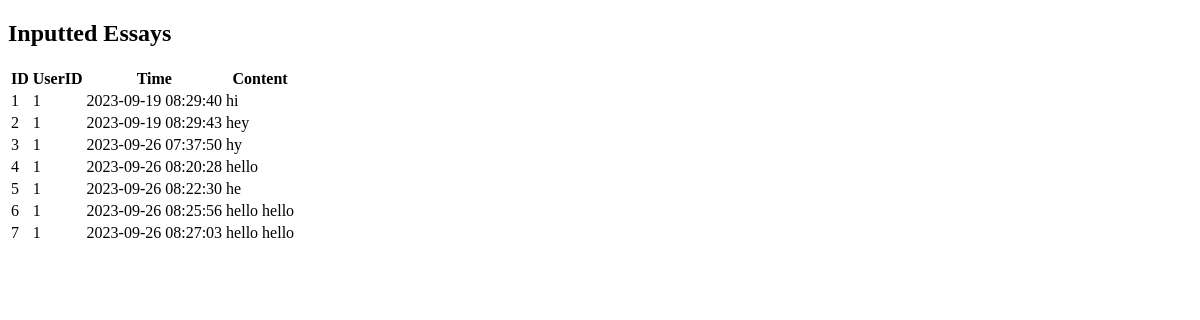
The app's page /printEssay, older data.
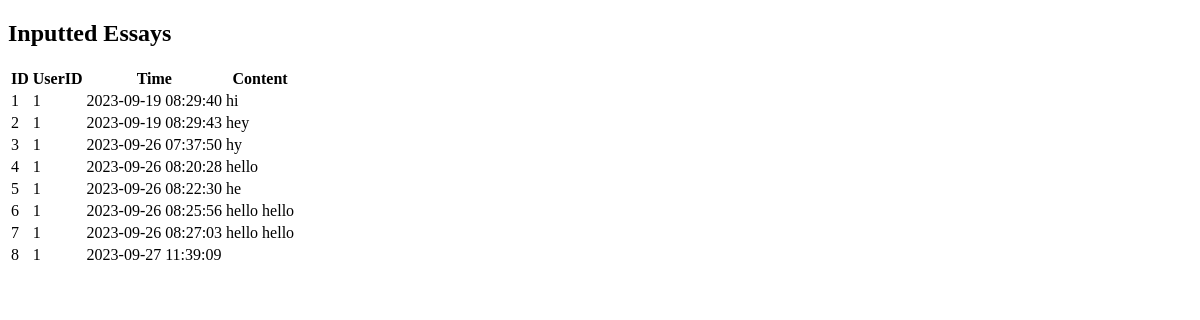
The same page, newer data.
### tables this page shows
CREATE TABLE essay (
    id INTEGER PRIMARY KEY AUTOINCREMENT,
    userId INTEGER, 
    created TIMESTAMP NOT NULL DEFAULT CURRENT_TIMESTAMP,
    content TEXT NOT NULL,
    FOREIGN KEY (userId) REFERENCES user(id)
);

### Main.py (the view)
@app.route("/printEssay")
def printEssay():
    article = Article()
    data = article.getAll2()
    return render_template("printEssay.html", essays=data)

### Models/Article.py (called while the page is built)
    def getAll2(self):
        self.data = []
        data = self.conn.execute("SELECT * FROM essay").fetchall()
        self.conn.close()
        return data

### templates/printEssay.html (shortened to what this page needs)
<!DOCTYPE html>
<html>
<head>
</head>
<body>
    <h2>Inputted Essays</h2>
    <table>
        <thead>
            <tr>
                <th>ID</th>
                <th>UserID</th>
                <th>Time</th>
                <th>Content</th>
            </tr>
        </thead>
        <tbody>
            {% for essay in essays %}
                <tr>
                    <td>{{ essay[0] }}</td>
                    <td>{{ essay[1] }}</td>
                    <td>{{ essay[2] }}</td>
                    <td>{{ essay[3] }}</td>
                </tr>
            {% endfor %}
        </tbody>
    </table>
</body>
</html>

Row changes from the older to the newer data that the page shows:
added essay: id "8", userId "1", created "2023-09-27 11:39:09"
